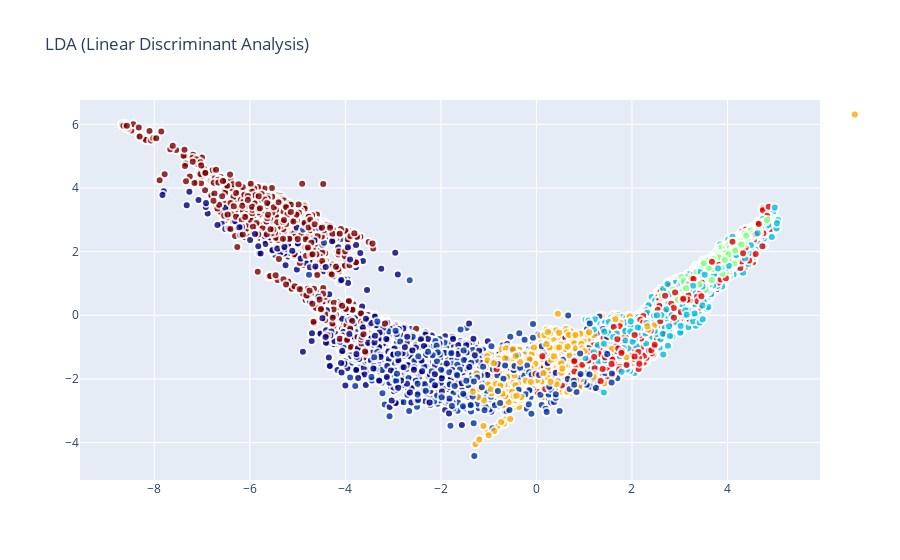

Notebook cell for this chart:
### Code cell
#Use Plotly visualisation package 
# To produce an interactive chart 
traceLDA = go.Scatter(
    x = X_LDA_2D[:,0],
    y = X_LDA_2D[:,1],
    name = '',
    mode = 'markers',
#     text = Target.unique(),
    showlegend = True,
    marker = dict(
        size = 8,
        color = y_train_new['Cover_Type'],
        colorscale ='Jet',
        showscale = False,
        line = dict(
            width = 2,
            color = 'rgb(255, 255, 255)'
        ),
        opacity = 0.8
    )
)
data = [traceLDA]

layout = dict(title = 'LDA (Linear Discriminant Analysis)',
              hovermode= 'closest',
              yaxis = dict(zeroline = False),
              xaxis = dict(zeroline = False),
              showlegend= True
             )

fig = dict(data=data, layout=layout)
py.iplot(fig, filename='styled-scatter')

### Figure 1 — Plotly figure (JSON) as saved in the notebook; plotly's stock layout.template omitted (floating-point values rounded to 4 significant figures; data arrays with more than 128 entries replaced by an {"elided": "..."} marker saying what was removed)
{"data": [{"marker": {"color": {"elided": "12096 int values"}, "colorscale": [[0, "rgb(0,0,131)"], [0.2, "rgb(0,60,170)"], [0.4, "rgb(5,255,255)"], [0.6, "rgb(255,255,0)"], [0.8, "rgb(250,0,0)"], [1, "rgb(128,0,0)"]], "line": {"color": "rgb(255, 255, 255)", "width": 2}, "opacity": 0.8, "showscale": false, "size": 8}, "mode": "markers", "name": "", "showlegend": true, "type": "scatter", "x": {"elided": "12096 float values"}, "y": {"elided": "12096 float values"}}], "layout": {"hovermode": "closest", "showlegend": true, "title": {"text": "LDA (Linear Discriminant Analysis)"}, "xaxis": {"zeroline": false}, "yaxis": {"zeroline": false}}}
